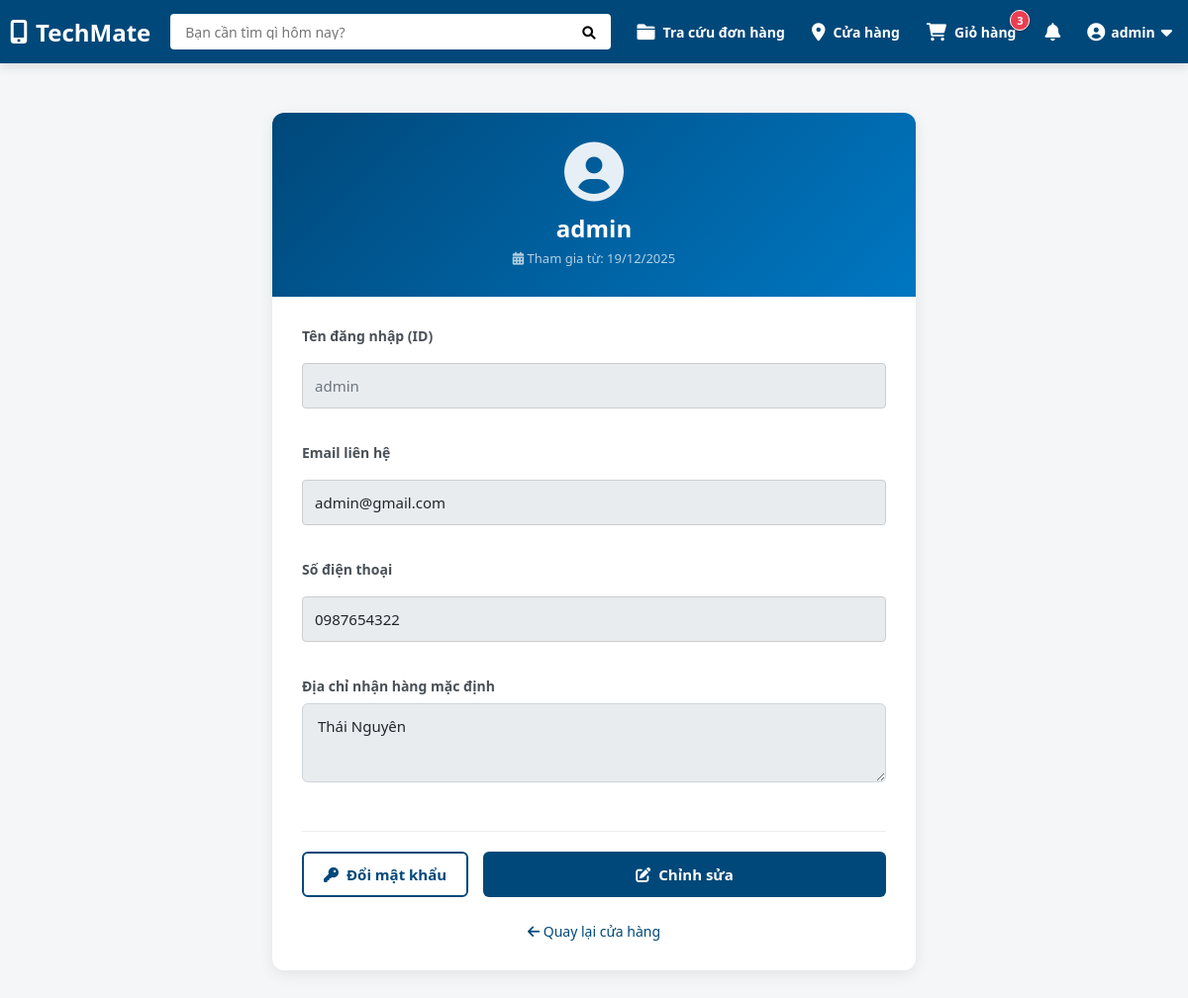
Screenshot of /profile.php (signed in) with the database file from the repository.
### tables this page shows
CREATE TABLE `users` (
  `id` int(11) NOT NULL,
  `username` varchar(50) NOT NULL,
  `email` varchar(255) DEFAULT NULL,
  `phone` varchar(20) DEFAULT NULL,
  `address` text DEFAULT NULL,
  `password` varchar(255) NOT NULL,
  `role` enum('admin','user') DEFAULT 'user',
  `created_at` timestamp NOT NULL DEFAULT current_timestamp()
);

### profile.php (the view, shortened to what this page needs)
<?php
include 'config/db.php';
$user_id = $_SESSION['user_id'];
$sql = "SELECT username, email, phone, address, created_at FROM users WHERE id = ?";
$stmt = $conn->prepare($sql);
$stmt->bind_param("i", $user_id);
$stmt->execute();
$result = $stmt->get_result();
$user = $result->num_rows > 0 ? $result->fetch_assoc() : [];
$join_date = !empty($user['created_at']) ? date('d/m/Y', strtotime($user['created_at'])) : 'Không xác định';
?>
<!DOCTYPE html>
<html lang="vi">
<head>
    <link rel="stylesheet" href="assets/css/style.css">
    <link rel="stylesheet" href="assets/css/profile.css">
    <link rel="stylesheet" href="assets/css/mobile.css?v=<?= filemtime('assets/css/mobile.css') ?>">
    <link rel="stylesheet" href="https://cdnjs.cloudflare.com/ajax/libs/font-awesome/6.0.0/css/all.min.css">
</head>
<body>
    <?php include 'includes/navbar.php'; ?>
    <div class="profile-wrapper">
        <div class="profile-header">
            <i class="fa-solid fa-circle-user profile-avatar"></i>
            <h2 class="profile-name"><?php echo htmlspecialchars($user['username'] ?? 'Khách'); ?></h2>
            <div class="profile-joined"><i class="fa fa-calendar-alt"></i> Tham gia từ: <?php echo $join_date; ?></div>
        </div>
        <div class="profile-body" id="profile-form">
            <div class="form-group">
                <label>Tên đăng nhập (ID)</label>
                <input type="text" class="form-control readonly-always"
                    value="<?php echo htmlspecialchars($user['username'] ?? ''); ?>" disabled>
            </div>
            <div class="form-group">
                <label>Email liên hệ</label>
                <input type="email" id="pf-email" class="form-control"
                    value="<?php echo htmlspecialchars($user['email'] ?? ''); ?>" disabled
                    placeholder="Chưa cập nhật email">
            </div>
            <div class="form-group">
                <label>Số điện thoại</label>
                <input type="text" id="pf-phone" class="form-control"
                    value="<?php echo htmlspecialchars($user['phone'] ?? ''); ?>" disabled
                    placeholder="Chưa cập nhật số điện thoại">
            </div>
            <div class="form-group">
                <label>Địa chỉ nhận hàng mặc định</label>
                <textarea id="pf-address" class="form-control" disabled
                    placeholder="Chưa cập nhật địa chỉ giao hàng..."><?php echo htmlspecialchars($user['address'] ?? ''); ?></textarea>
            </div>
            <div class="action-buttons">
                <a href="change_password.php" class="btn btn-outline-danger" id="btn-change-pass">
                    <i class="fa fa-key"></i> Đổi mật khẩu
                </a>
                <div style="flex:1; display:flex; gap:10px;">
                    <button type="button" class="btn btn-primary" id="btn-edit" style="margin-top: -1px;">
                        <i class="fa fa-edit"></i> Chỉnh sửa
                    </button>
                </div>
            </div>
            <div style="text-align: center; margin-top: 25px;">
                <a href="index.php" style="color: #00487a; text-decoration: none; font-size: 14px; font-weight: 500;">
                    <i class="fa fa-arrow-left"></i> Quay lại cửa hàng
                </a>
            </div>
        </div>
    </div>
</body>
</html>

### assets/css/profile.css (style rules this page uses)
body { background-color: #f4f6f8; font-family: "Segoe UI", Tahoma, Geneva, Verdana, sans-serif; margin: 0; }
.profile-wrapper { max-width: 650px; margin: 50px auto; background: #ffffff; border-radius: 12px; box-shadow: 0 4px 15px rgba(0, 0, 0, 0.08); overflow: hidden; }
.profile-header { background: linear-gradient(135deg, #00487a 0%, #0077c2 100%); color: white; padding: 30px 20px; text-align: center; position: relative; }
.profile-avatar { font-size: 60px; margin-bottom: 10px; color: rgba(255, 255, 255, 0.9); }
.profile-name { font-size: 24px; font-weight: 700; margin: 0; }
.profile-joined { font-size: 13px; color: rgba(255, 255, 255, 0.7); margin-top: 5px; }
.profile-body { padding: 30px; }
.form-group { margin-bottom: 20px; position: relative; }
.form-group label { display: block; margin-bottom: 8px; font-weight: 600; color: #495057; font-size: 14px; }
.form-control { width: 100%; padding: 12px 15px; border: 1px solid #ced4da; border-radius: 6px; font-size: 15px; color: #212529; box-sizing: border-box; background-color: #e9ecef; transition: all 0.3s ease; }
textarea.form-control { resize: vertical; min-height: 80px; }
.readonly-always { cursor: not-allowed; color: #6c757d; }
.action-buttons { display: flex; gap: 15px; margin-top: 30px; padding-top: 20px; border-top: 1px solid #eee; }
.btn { flex: 1; padding: 12px; border: none; border-radius: 6px; font-weight: 600; font-size: 15px; cursor: pointer; text-align: center; text-decoration: none; transition: all 0.2s; display: flex; align-items: center; justify-content: center; gap: 8px; }
.btn-primary { background-color: #00487a; color: white; }
#btn-edit { margin-top: 0 !important; }
.btn-outline-danger { background-color: transparent; color: #00487a; border: 2px solid #00487a; flex: 0 0 auto; padding: 10px 20px; }

### rows the page displays
users: username "admin", created_at "19/12/2025", email "admin@gmail.com", phone "0987654322", address "Thái Nguyên"

### other values shown
$cart_qty "3"
$_SESSION['username'] "admin"
